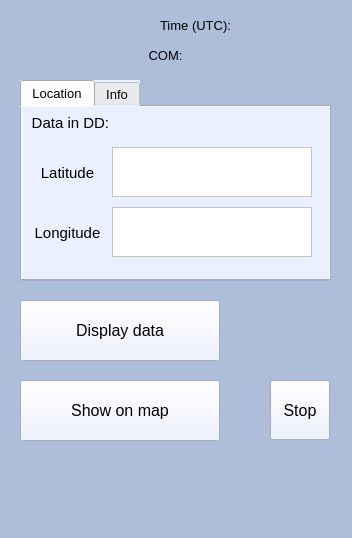
<?xml version="1.0" encoding="UTF-8"?>
<ui version="4.0">
 <class>menu</class>
 <widget class="QMainWindow" name="menu">
  <property name="geometry">
   <rect>
    <x>0</x>
    <y>0</y>
    <width>352</width>
    <height>538</height>
   </rect>
  </property>
  <property name="palette">
   <palette>
    <active>
     <colorrole role="Button">
      <brush brushstyle="SolidPattern">
       <color alpha="255">
        <red>173</red>
        <green>189</green>
        <blue>218</blue>
       </color>
      </brush>
     </colorrole>
     <colorrole role="Base">
      <brush brushstyle="SolidPattern">
       <color alpha="255">
        <red>173</red>
        <green>189</green>
        <blue>218</blue>
       </color>
      </brush>
     </colorrole>
     <colorrole role="Window">
      <brush brushstyle="SolidPattern">
       <color alpha="255">
        <red>173</red>
        <green>189</green>
        <blue>218</blue>
       </color>
      </brush>
     </colorrole>
    </active>
    <inactive>
     <colorrole role="Button">
      <brush brushstyle="SolidPattern">
       <color alpha="255">
        <red>173</red>
        <green>189</green>
        <blue>218</blue>
       </color>
      </brush>
     </colorrole>
     <colorrole role="Base">
      <brush brushstyle="SolidPattern">
       <color alpha="255">
        <red>173</red>
        <green>189</green>
        <blue>218</blue>
       </color>
      </brush>
     </colorrole>
     <colorrole role="Window">
      <brush brushstyle="SolidPattern">
       <color alpha="255">
        <red>173</red>
        <green>189</green>
        <blue>218</blue>
       </color>
      </brush>
     </colorrole>
    </inactive>
    <disabled>
     <colorrole role="Button">
      <brush brushstyle="SolidPattern">
       <color alpha="255">
        <red>173</red>
        <green>189</green>
        <blue>218</blue>
       </color>
      </brush>
     </colorrole>
     <colorrole role="Base">
      <brush brushstyle="SolidPattern">
       <color alpha="255">
        <red>173</red>
        <green>189</green>
        <blue>218</blue>
       </color>
      </brush>
     </colorrole>
     <colorrole role="Window">
      <brush brushstyle="SolidPattern">
       <color alpha="255">
        <red>173</red>
        <green>189</green>
        <blue>218</blue>
       </color>
      </brush>
     </colorrole>
    </disabled>
   </palette>
  </property>
  <property name="font">
   <font>
    <pointsize>15</pointsize>
   </font>
  </property>
  <property name="windowTitle">
   <string>GPS DATA</string>
  </property>
  <property name="styleSheet">
   <string notr="true">background-color: rgb(173, 189, 218);</string>
  </property>
  <widget class="QWidget" name="centralwidget">
   <widget class="QTabWidget" name="tabWidget">
    <property name="geometry">
     <rect>
      <x>20</x>
      <y>80</y>
      <width>311</width>
      <height>201</height>
     </rect>
    </property>
    <property name="font">
     <font>
      <pointsize>10</pointsize>
     </font>
    </property>
    <property name="styleSheet">
     <string notr="true">background-color: rgb(233, 240, 255);</string>
    </property>
    <property name="currentIndex">
     <number>0</number>
    </property>
    <widget class="QWidget" name="location">
     <attribute name="title">
      <string>Location</string>
     </attribute>
     <widget class="QTextEdit" name="lat">
      <property name="geometry">
       <rect>
        <x>90</x>
        <y>40</y>
        <width>200</width>
        <height>50</height>
       </rect>
      </property>
      <property name="font">
       <font>
        <pointsize>11</pointsize>
       </font>
      </property>
      <property name="styleSheet">
       <string notr="true">background-color: rgb(255, 255, 255);</string>
      </property>
     </widget>
     <widget class="QTextEdit" name="long_2">
      <property name="geometry">
       <rect>
        <x>90</x>
        <y>100</y>
        <width>200</width>
        <height>50</height>
       </rect>
      </property>
      <property name="font">
       <font>
        <pointsize>11</pointsize>
       </font>
      </property>
      <property name="styleSheet">
       <string notr="true">background-color: rgb(255, 255, 255);</string>
      </property>
     </widget>
     <widget class="QLabel" name="label">
      <property name="geometry">
       <rect>
        <x>10</x>
        <y>50</y>
        <width>71</width>
        <height>31</height>
       </rect>
      </property>
      <property name="font">
       <font>
        <pointsize>11</pointsize>
       </font>
      </property>
      <property name="styleSheet">
       <string notr="true">background-color: rgba(255, 255, 255, 0);</string>
      </property>
      <property name="text">
       <string>Latitude</string>
      </property>
      <property name="alignment">
       <set>Qt::AlignCenter</set>
      </property>
     </widget>
     <widget class="QLabel" name="label_2">
      <property name="geometry">
       <rect>
        <x>10</x>
        <y>110</y>
        <width>71</width>
        <height>31</height>
       </rect>
      </property>
      <property name="font">
       <font>
        <pointsize>11</pointsize>
       </font>
      </property>
      <property name="styleSheet">
       <string notr="true">background-color: rgba(255, 255, 255, 0);</string>
      </property>
      <property name="text">
       <string>Longitude</string>
      </property>
      <property name="alignment">
       <set>Qt::AlignCenter</set>
      </property>
     </widget>
     <widget class="QLabel" name="label_5">
      <property name="geometry">
       <rect>
        <x>-10</x>
        <y>0</y>
        <width>121</width>
        <height>31</height>
       </rect>
      </property>
      <property name="font">
       <font>
        <pointsize>11</pointsize>
       </font>
      </property>
      <property name="layoutDirection">
       <enum>Qt::LeftToRight</enum>
      </property>
      <property name="styleSheet">
       <string notr="true">background-color: rgba(255, 255, 255, 0);</string>
      </property>
      <property name="text">
       <string>Data in DD: </string>
      </property>
      <property name="alignment">
       <set>Qt::AlignCenter</set>
      </property>
     </widget>
    </widget>
    <widget class="QWidget" name="info">
     <attribute name="title">
      <string>Info</string>
     </attribute>
     <widget class="QTextEdit" name="sat">
      <property name="geometry">
       <rect>
        <x>120</x>
        <y>20</y>
        <width>171</width>
        <height>50</height>
       </rect>
      </property>
      <property name="font">
       <font>
        <pointsize>11</pointsize>
       </font>
      </property>
      <property name="styleSheet">
       <string notr="true">background-color: rgb(255, 255, 255);</string>
      </property>
     </widget>
     <widget class="QLabel" name="Satellites">
      <property name="geometry">
       <rect>
        <x>10</x>
        <y>30</y>
        <width>101</width>
        <height>31</height>
       </rect>
      </property>
      <property name="font">
       <font>
        <pointsize>11</pointsize>
       </font>
      </property>
      <property name="styleSheet">
       <string notr="true">background-color: rgba(255, 255, 255, 0);</string>
      </property>
      <property name="text">
       <string>Satellites used</string>
      </property>
      <property name="alignment">
       <set>Qt::AlignCenter</set>
      </property>
     </widget>
    </widget>
   </widget>
   <widget class="QPushButton" name="Stop">
    <property name="geometry">
     <rect>
      <x>270</x>
      <y>380</y>
      <width>60</width>
      <height>60</height>
     </rect>
    </property>
    <property name="palette">
     <palette>
      <active>
       <colorrole role="Button">
        <brush brushstyle="SolidPattern">
         <color alpha="255">
          <red>233</red>
          <green>240</green>
          <blue>255</blue>
         </color>
        </brush>
       </colorrole>
       <colorrole role="Text">
        <brush brushstyle="SolidPattern">
         <color alpha="255">
          <red>0</red>
          <green>0</green>
          <blue>0</blue>
         </color>
        </brush>
       </colorrole>
       <colorrole role="Base">
        <brush brushstyle="SolidPattern">
         <color alpha="255">
          <red>233</red>
          <green>240</green>
          <blue>255</blue>
         </color>
        </brush>
       </colorrole>
       <colorrole role="Window">
        <brush brushstyle="SolidPattern">
         <color alpha="255">
          <red>233</red>
          <green>240</green>
          <blue>255</blue>
         </color>
        </brush>
       </colorrole>
      </active>
      <inactive>
       <colorrole role="Button">
        <brush brushstyle="SolidPattern">
         <color alpha="255">
          <red>233</red>
          <green>240</green>
          <blue>255</blue>
         </color>
        </brush>
       </colorrole>
       <colorrole role="Text">
        <brush brushstyle="SolidPattern">
         <color alpha="255">
          <red>0</red>
          <green>0</green>
          <blue>0</blue>
         </color>
        </brush>
       </colorrole>
       <colorrole role="Base">
        <brush brushstyle="SolidPattern">
         <color alpha="255">
          <red>233</red>
          <green>240</green>
          <blue>255</blue>
         </color>
        </brush>
       </colorrole>
       <colorrole role="Window">
        <brush brushstyle="SolidPattern">
         <color alpha="255">
          <red>233</red>
          <green>240</green>
          <blue>255</blue>
         </color>
        </brush>
       </colorrole>
      </inactive>
      <disabled>
       <colorrole role="Button">
        <brush brushstyle="SolidPattern">
         <color alpha="255">
          <red>233</red>
          <green>240</green>
          <blue>255</blue>
         </color>
        </brush>
       </colorrole>
       <colorrole role="Text">
        <brush brushstyle="SolidPattern">
         <color alpha="255">
          <red>120</red>
          <green>120</green>
          <blue>120</blue>
         </color>
        </brush>
       </colorrole>
       <colorrole role="Base">
        <brush brushstyle="SolidPattern">
         <color alpha="255">
          <red>233</red>
          <green>240</green>
          <blue>255</blue>
         </color>
        </brush>
       </colorrole>
       <colorrole role="Window">
        <brush brushstyle="SolidPattern">
         <color alpha="255">
          <red>233</red>
          <green>240</green>
          <blue>255</blue>
         </color>
        </brush>
       </colorrole>
      </disabled>
     </palette>
    </property>
    <property name="font">
     <font>
      <pointsize>12</pointsize>
     </font>
    </property>
    <property name="styleSheet">
     <string notr="true">background-color: rgb(233, 240, 255);</string>
    </property>
    <property name="text">
     <string>Stop</string>
    </property>
   </widget>
   <widget class="QPushButton" name="Display">
    <property name="geometry">
     <rect>
      <x>20</x>
      <y>300</y>
      <width>200</width>
      <height>61</height>
     </rect>
    </property>
    <property name="palette">
     <palette>
      <active>
       <colorrole role="Button">
        <brush brushstyle="SolidPattern">
         <color alpha="255">
          <red>233</red>
          <green>240</green>
          <blue>255</blue>
         </color>
        </brush>
       </colorrole>
       <colorrole role="Base">
        <brush brushstyle="SolidPattern">
         <color alpha="255">
          <red>233</red>
          <green>240</green>
          <blue>255</blue>
         </color>
        </brush>
       </colorrole>
       <colorrole role="Window">
        <brush brushstyle="SolidPattern">
         <color alpha="255">
          <red>233</red>
          <green>240</green>
          <blue>255</blue>
         </color>
        </brush>
       </colorrole>
      </active>
      <inactive>
       <colorrole role="Button">
        <brush brushstyle="SolidPattern">
         <color alpha="255">
          <red>233</red>
          <green>240</green>
          <blue>255</blue>
         </color>
        </brush>
       </colorrole>
       <colorrole role="Base">
        <brush brushstyle="SolidPattern">
         <color alpha="255">
          <red>233</red>
          <green>240</green>
          <blue>255</blue>
         </color>
        </brush>
       </colorrole>
       <colorrole role="Window">
        <brush brushstyle="SolidPattern">
         <color alpha="255">
          <red>233</red>
          <green>240</green>
          <blue>255</blue>
         </color>
        </brush>
       </colorrole>
      </inactive>
      <disabled>
       <colorrole role="Button">
        <brush brushstyle="SolidPattern">
         <color alpha="255">
          <red>233</red>
          <green>240</green>
          <blue>255</blue>
         </color>
        </brush>
       </colorrole>
       <colorrole role="Base">
        <brush brushstyle="SolidPattern">
         <color alpha="255">
          <red>233</red>
          <green>240</green>
          <blue>255</blue>
         </color>
        </brush>
       </colorrole>
       <colorrole role="Window">
        <brush brushstyle="SolidPattern">
         <color alpha="255">
          <red>233</red>
          <green>240</green>
          <blue>255</blue>
         </color>
        </brush>
       </colorrole>
      </disabled>
     </palette>
    </property>
    <property name="font">
     <font>
      <pointsize>12</pointsize>
     </font>
    </property>
    <property name="styleSheet">
     <string notr="true">background-color: rgb(233, 240, 255);</string>
    </property>
    <property name="text">
     <string>Display data</string>
    </property>
    <property name="autoDefault">
     <bool>false</bool>
    </property>
    <property name="default">
     <bool>false</bool>
    </property>
    <property name="flat">
     <bool>false</bool>
    </property>
   </widget>
   <widget class="QTextEdit" name="tim">
    <property name="geometry">
     <rect>
      <x>240</x>
      <y>10</y>
      <width>91</width>
      <height>41</height>
     </rect>
    </property>
    <property name="palette">
     <palette>
      <active>
       <colorrole role="Button">
        <brush brushstyle="SolidPattern">
         <color alpha="0">
          <red>255</red>
          <green>255</green>
          <blue>255</blue>
         </color>
        </brush>
       </colorrole>
       <colorrole role="Light">
        <brush brushstyle="SolidPattern">
         <color alpha="255">
          <red>255</red>
          <green>255</green>
          <blue>255</blue>
         </color>
        </brush>
       </colorrole>
       <colorrole role="Base">
        <brush brushstyle="NoBrush">
         <color alpha="255">
          <red>0</red>
          <green>0</green>
          <blue>0</blue>
         </color>
        </brush>
       </colorrole>
       <colorrole role="Window">
        <brush brushstyle="SolidPattern">
         <color alpha="0">
          <red>255</red>
          <green>255</green>
          <blue>255</blue>
         </color>
        </brush>
       </colorrole>
      </active>
      <inactive>
       <colorrole role="Button">
        <brush brushstyle="SolidPattern">
         <color alpha="0">
          <red>255</red>
          <green>255</green>
          <blue>255</blue>
         </color>
        </brush>
       </colorrole>
       <colorrole role="Light">
        <brush brushstyle="SolidPattern">
         <color alpha="255">
          <red>255</red>
          <green>255</green>
          <blue>255</blue>
         </color>
        </brush>
       </colorrole>
       <colorrole role="Base">
        <brush brushstyle="NoBrush">
         <color alpha="255">
          <red>0</red>
          <green>0</green>
          <blue>0</blue>
         </color>
        </brush>
       </colorrole>
       <colorrole role="Window">
        <brush brushstyle="SolidPattern">
         <color alpha="0">
          <red>255</red>
          <green>255</green>
          <blue>255</blue>
         </color>
        </brush>
       </colorrole>
      </inactive>
      <disabled>
       <colorrole role="Button">
        <brush brushstyle="SolidPattern">
         <color alpha="0">
          <red>255</red>
          <green>255</green>
          <blue>255</blue>
         </color>
        </brush>
       </colorrole>
       <colorrole role="Light">
        <brush brushstyle="SolidPattern">
         <color alpha="255">
          <red>255</red>
          <green>255</green>
          <blue>255</blue>
         </color>
        </brush>
       </colorrole>
       <colorrole role="Base">
        <brush brushstyle="NoBrush">
         <color alpha="255">
          <red>0</red>
          <green>0</green>
          <blue>0</blue>
         </color>
        </brush>
       </colorrole>
       <colorrole role="Window">
        <brush brushstyle="SolidPattern">
         <color alpha="0">
          <red>255</red>
          <green>255</green>
          <blue>255</blue>
         </color>
        </brush>
       </colorrole>
      </disabled>
     </palette>
    </property>
    <property name="font">
     <font>
      <pointsize>11</pointsize>
      <kerning>true</kerning>
     </font>
    </property>
    <property name="styleSheet">
     <string notr="true">background-color: rgba(255, 255, 255, 0);</string>
    </property>
    <property name="frameShape">
     <enum>QFrame::NoFrame</enum>
    </property>
   </widget>
   <widget class="QLabel" name="label_3">
    <property name="geometry">
     <rect>
      <x>160</x>
      <y>10</y>
      <width>71</width>
      <height>31</height>
     </rect>
    </property>
    <property name="font">
     <font>
      <pointsize>10</pointsize>
     </font>
    </property>
    <property name="layoutDirection">
     <enum>Qt::LeftToRight</enum>
    </property>
    <property name="styleSheet">
     <string notr="true">background-color: rgba(255, 255, 255, 0);</string>
    </property>
    <property name="text">
     <string>Time (UTC):</string>
    </property>
    <property name="alignment">
     <set>Qt::AlignCenter</set>
    </property>
   </widget>
   <widget class="QTextEdit" name="comChoice">
    <property name="geometry">
     <rect>
      <x>200</x>
      <y>40</y>
      <width>131</width>
      <height>41</height>
     </rect>
    </property>
    <property name="palette">
     <palette>
      <active>
       <colorrole role="Button">
        <brush brushstyle="SolidPattern">
         <color alpha="0">
          <red>255</red>
          <green>255</green>
          <blue>255</blue>
         </color>
        </brush>
       </colorrole>
       <colorrole role="Base">
        <brush brushstyle="NoBrush">
         <color alpha="255">
          <red>0</red>
          <green>0</green>
          <blue>0</blue>
         </color>
        </brush>
       </colorrole>
       <colorrole role="Window">
        <brush brushstyle="SolidPattern">
         <color alpha="0">
          <red>255</red>
          <green>255</green>
          <blue>255</blue>
         </color>
        </brush>
       </colorrole>
      </active>
      <inactive>
       <colorrole role="Button">
        <brush brushstyle="SolidPattern">
         <color alpha="0">
          <red>255</red>
          <green>255</green>
          <blue>255</blue>
         </color>
        </brush>
       </colorrole>
       <colorrole role="Base">
        <brush brushstyle="NoBrush">
         <color alpha="255">
          <red>0</red>
          <green>0</green>
          <blue>0</blue>
         </color>
        </brush>
       </colorrole>
       <colorrole role="Window">
        <brush brushstyle="SolidPattern">
         <color alpha="0">
          <red>255</red>
          <green>255</green>
          <blue>255</blue>
         </color>
        </brush>
       </colorrole>
      </inactive>
      <disabled>
       <colorrole role="Button">
        <brush brushstyle="SolidPattern">
         <color alpha="0">
          <red>255</red>
          <green>255</green>
          <blue>255</blue>
         </color>
        </brush>
       </colorrole>
       <colorrole role="Base">
        <brush brushstyle="NoBrush">
         <color alpha="255">
          <red>0</red>
          <green>0</green>
          <blue>0</blue>
         </color>
        </brush>
       </colorrole>
       <colorrole role="Window">
        <brush brushstyle="SolidPattern">
         <color alpha="0">
          <red>255</red>
          <green>255</green>
          <blue>255</blue>
         </color>
        </brush>
       </colorrole>
      </disabled>
     </palette>
    </property>
    <property name="font">
     <font>
      <pointsize>11</pointsize>
      <weight>50</weight>
      <bold>false</bold>
     </font>
    </property>
    <property name="layoutDirection">
     <enum>Qt::LeftToRight</enum>
    </property>
    <property name="styleSheet">
     <string notr="true">background-color: rgba(255, 255, 255, 0);</string>
    </property>
    <property name="frameShape">
     <enum>QFrame::NoFrame</enum>
    </property>
    <property name="horizontalScrollBarPolicy">
     <enum>Qt::ScrollBarAsNeeded</enum>
    </property>
    <property name="html">
     <string>&lt;!DOCTYPE HTML PUBLIC &quot;-//W3C//DTD HTML 4.0//EN&quot; &quot;http://www.w3.org/TR/REC-html40/strict.dtd&quot;&gt;
&lt;html&gt;&lt;head&gt;&lt;meta name=&quot;qrichtext&quot; content=&quot;1&quot; /&gt;&lt;style type=&quot;text/css&quot;&gt;
p, li { white-space: pre-wrap; }
&lt;/style&gt;&lt;/head&gt;&lt;body style=&quot; font-family:'MS Shell Dlg 2'; font-size:11pt; font-weight:400; font-style:normal;&quot;&gt;
&lt;p style=&quot;-qt-paragraph-type:empty; margin-top:0px; margin-bottom:0px; margin-left:0px; margin-right:0px; -qt-block-indent:0; text-indent:0px; font-size:15pt;&quot;&gt;&lt;br /&gt;&lt;/p&gt;&lt;/body&gt;&lt;/html&gt;</string>
    </property>
   </widget>
   <widget class="QLabel" name="label_4">
    <property name="geometry">
     <rect>
      <x>130</x>
      <y>40</y>
      <width>71</width>
      <height>31</height>
     </rect>
    </property>
    <property name="font">
     <font>
      <pointsize>10</pointsize>
     </font>
    </property>
    <property name="layoutDirection">
     <enum>Qt::LeftToRight</enum>
    </property>
    <property name="styleSheet">
     <string notr="true">background-color: rgba(255, 255, 255, 0);</string>
    </property>
    <property name="text">
     <string>COM:</string>
    </property>
    <property name="alignment">
     <set>Qt::AlignCenter</set>
    </property>
   </widget>
   <widget class="QPushButton" name="Map">
    <property name="geometry">
     <rect>
      <x>20</x>
      <y>380</y>
      <width>200</width>
      <height>61</height>
     </rect>
    </property>
    <property name="palette">
     <palette>
      <active>
       <colorrole role="Button">
        <brush brushstyle="SolidPattern">
         <color alpha="255">
          <red>233</red>
          <green>240</green>
          <blue>255</blue>
         </color>
        </brush>
       </colorrole>
       <colorrole role="Base">
        <brush brushstyle="SolidPattern">
         <color alpha="255">
          <red>233</red>
          <green>240</green>
          <blue>255</blue>
         </color>
        </brush>
       </colorrole>
       <colorrole role="Window">
        <brush brushstyle="SolidPattern">
         <color alpha="255">
          <red>233</red>
          <green>240</green>
          <blue>255</blue>
         </color>
        </brush>
       </colorrole>
      </active>
      <inactive>
       <colorrole role="Button">
        <brush brushstyle="SolidPattern">
         <color alpha="255">
          <red>233</red>
          <green>240</green>
          <blue>255</blue>
         </color>
        </brush>
       </colorrole>
       <colorrole role="Base">
        <brush brushstyle="SolidPattern">
         <color alpha="255">
          <red>233</red>
          <green>240</green>
          <blue>255</blue>
         </color>
        </brush>
       </colorrole>
       <colorrole role="Window">
        <brush brushstyle="SolidPattern">
         <color alpha="255">
          <red>233</red>
          <green>240</green>
          <blue>255</blue>
         </color>
        </brush>
       </colorrole>
      </inactive>
      <disabled>
       <colorrole role="Button">
        <brush brushstyle="SolidPattern">
         <color alpha="255">
          <red>233</red>
          <green>240</green>
          <blue>255</blue>
         </color>
        </brush>
       </colorrole>
       <colorrole role="Base">
        <brush brushstyle="SolidPattern">
         <color alpha="255">
          <red>233</red>
          <green>240</green>
          <blue>255</blue>
         </color>
        </brush>
       </colorrole>
       <colorrole role="Window">
        <brush brushstyle="SolidPattern">
         <color alpha="255">
          <red>233</red>
          <green>240</green>
          <blue>255</blue>
         </color>
        </brush>
       </colorrole>
      </disabled>
     </palette>
    </property>
    <property name="font">
     <font>
      <pointsize>12</pointsize>
     </font>
    </property>
    <property name="styleSheet">
     <string notr="true">background-color: rgb(233, 240, 255);</string>
    </property>
    <property name="text">
     <string>Show on map</string>
    </property>
    <property name="autoDefault">
     <bool>false</bool>
    </property>
    <property name="default">
     <bool>false</bool>
    </property>
    <property name="flat">
     <bool>false</bool>
    </property>
   </widget>
   <widget class="QTextEdit" name="message">
    <property name="geometry">
     <rect>
      <x>20</x>
      <y>450</y>
      <width>311</width>
      <height>41</height>
     </rect>
    </property>
    <property name="palette">
     <palette>
      <active>
       <colorrole role="Button">
        <brush brushstyle="SolidPattern">
         <color alpha="0">
          <red>255</red>
          <green>255</green>
          <blue>255</blue>
         </color>
        </brush>
       </colorrole>
       <colorrole role="Base">
        <brush brushstyle="NoBrush">
         <color alpha="255">
          <red>0</red>
          <green>0</green>
          <blue>0</blue>
         </color>
        </brush>
       </colorrole>
       <colorrole role="Window">
        <brush brushstyle="SolidPattern">
         <color alpha="0">
          <red>255</red>
          <green>255</green>
          <blue>255</blue>
         </color>
        </brush>
       </colorrole>
      </active>
      <inactive>
       <colorrole role="Button">
        <brush brushstyle="SolidPattern">
         <color alpha="0">
          <red>255</red>
          <green>255</green>
          <blue>255</blue>
         </color>
        </brush>
       </colorrole>
       <colorrole role="Base">
        <brush brushstyle="NoBrush">
         <color alpha="255">
          <red>0</red>
          <green>0</green>
          <blue>0</blue>
         </color>
        </brush>
       </colorrole>
       <colorrole role="Window">
        <brush brushstyle="SolidPattern">
         <color alpha="0">
          <red>255</red>
          <green>255</green>
          <blue>255</blue>
         </color>
        </brush>
       </colorrole>
      </inactive>
      <disabled>
       <colorrole role="Button">
        <brush brushstyle="SolidPattern">
         <color alpha="0">
          <red>255</red>
          <green>255</green>
          <blue>255</blue>
         </color>
        </brush>
       </colorrole>
       <colorrole role="Base">
        <brush brushstyle="NoBrush">
         <color alpha="255">
          <red>0</red>
          <green>0</green>
          <blue>0</blue>
         </color>
        </brush>
       </colorrole>
       <colorrole role="Window">
        <brush brushstyle="SolidPattern">
         <color alpha="0">
          <red>255</red>
          <green>255</green>
          <blue>255</blue>
         </color>
        </brush>
       </colorrole>
      </disabled>
     </palette>
    </property>
    <property name="font">
     <font>
      <pointsize>11</pointsize>
      <weight>50</weight>
      <bold>false</bold>
     </font>
    </property>
    <property name="layoutDirection">
     <enum>Qt::LeftToRight</enum>
    </property>
    <property name="styleSheet">
     <string notr="true">background-color: rgba(255, 255, 255, 0);</string>
    </property>
    <property name="frameShape">
     <enum>QFrame::NoFrame</enum>
    </property>
    <property name="horizontalScrollBarPolicy">
     <enum>Qt::ScrollBarAsNeeded</enum>
    </property>
    <property name="html">
     <string>&lt;!DOCTYPE HTML PUBLIC &quot;-//W3C//DTD HTML 4.0//EN&quot; &quot;http://www.w3.org/TR/REC-html40/strict.dtd&quot;&gt;
&lt;html&gt;&lt;head&gt;&lt;meta name=&quot;qrichtext&quot; content=&quot;1&quot; /&gt;&lt;style type=&quot;text/css&quot;&gt;
p, li { white-space: pre-wrap; }
&lt;/style&gt;&lt;/head&gt;&lt;body style=&quot; font-family:'MS Shell Dlg 2'; font-size:11pt; font-weight:400; font-style:normal;&quot;&gt;
&lt;p style=&quot;-qt-paragraph-type:empty; margin-top:0px; margin-bottom:0px; margin-left:0px; margin-right:0px; -qt-block-indent:0; text-indent:0px; font-size:15pt;&quot;&gt;&lt;br /&gt;&lt;/p&gt;&lt;/body&gt;&lt;/html&gt;</string>
    </property>
   </widget>
  </widget>
  <widget class="QStatusBar" name="statusbar"/>
  <widget class="QMenuBar" name="menubar">
   <property name="geometry">
    <rect>
     <x>0</x>
     <y>0</y>
     <width>352</width>
     <height>21</height>
    </rect>
   </property>
  </widget>
 </widget>
 <resources/>
 <connections/>
</ui>
